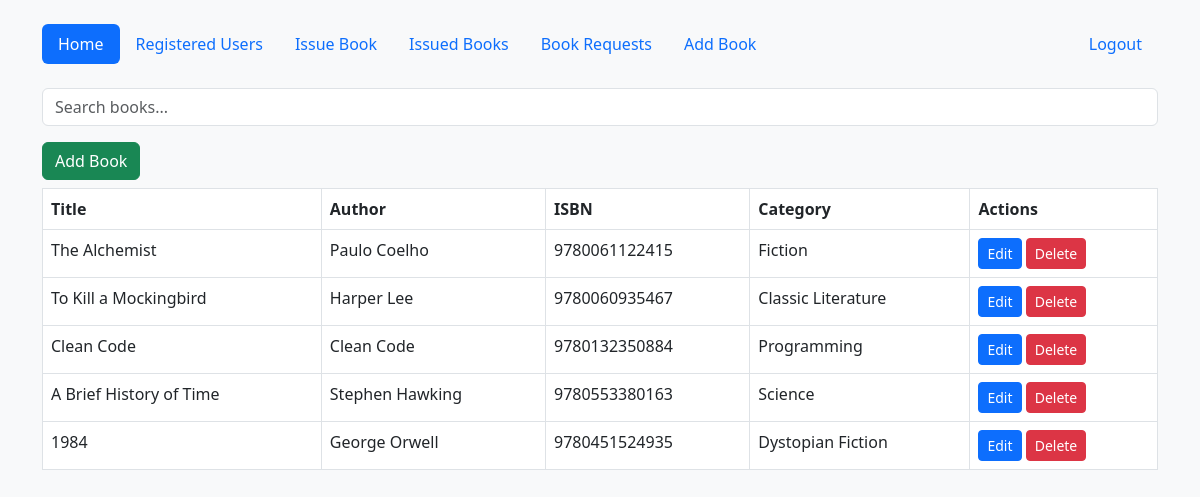
The app's page / (signed in) with its own data.
### library/models.py (models this page shows, shortened)
class Book(models.Model):
    title = models.CharField(max_length=200)
    author = models.CharField(max_length=200)
    isbn = models.CharField(max_length=20, blank=True, null=True)
    category = models.CharField(max_length=100, blank=True, null=True)
    status = models.CharField(
        max_length=20,
        choices=[('Available', 'Available'), ('Requested', 'Requested'), ('Approved', 'Approved')],
        default='Available'
    )

### library/views.py (the view)
# urls.py: path('', views.book_list, name='book_list'),
@login_required
def book_list(request):
    query = request.GET.get('q')
    if query:
        books = Book.objects.filter(title__icontains=query)
    else:
        books = Book.objects.all()
    user_requests = {}
    if not request.user.is_superuser:
        requests_qs = BookRequest.objects.filter(user=request.user)
        user_requests = {req.book.id: req.status for req in requests_qs}
    return render(request, 'library/book_list.html', {
        'books': books,
        'user_requests': user_requests
    })

### library/templates/library/book_list.html (shortened to what this page needs)
{% extends 'library/base.html' %}
{% load custom_filters %}
{% block content %}
<form method="get" class="mb-3">
    <input type="text" name="q" placeholder="Search books..." class="form-control" value="{{ request.GET.q }}">
</form>
<a href="{% url 'add_book' %}" class="btn btn-success mb-2">Add Book</a>
<table class="table table-bordered">
    <tr>
        <th>Title</th>
        <th>Author</th>
        <th>ISBN</th>
        <th>Category</th>
        <th>Actions</th>
    </tr>
    {% for book in books %}
    <tr>
        <td>{{ book.title }}</td>
        <td>{{ book.author }}</td>
        <td>{{ book.isbn }}</td>
        <td>{{ book.category }}</td>
        <td>
            {% if user.is_superuser %}
                <a href="{% url 'edit_book' book.id %}" class="btn btn-primary btn-sm">Edit</a>
                <a href="{% url 'delete_book' book.id %}" class="btn btn-danger btn-sm">Delete</a>
            {% endif %}
        </td>
    </tr>
    {% endfor %}
</table>
{% endblock %}

### records on screen
Book: title "The Alchemist", author "Paulo Coelho", isbn "9780061122415", category "Fiction"
Book: title "To Kill a Mockingbird", author "Harper Lee", isbn "9780060935467", category "Classic Literature"
Book: title "Clean Code", author "Clean Code", isbn "9780132350884", category "Programming"
Book: title "A Brief History of Time", author "Stephen Hawking", isbn "9780553380163", category "Science"
Book: title "1984", author "George Orwell", isbn "9780451524935", category "Dystopian Fiction"
